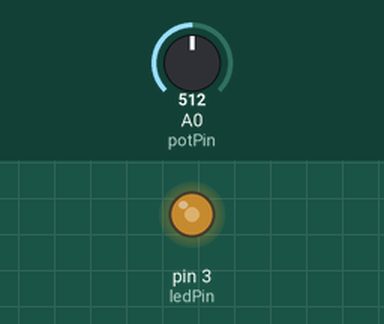
A sketch run on a simulated Arduino Uno, built with avr-gcc and run on an emulated ATmega328P. Parts: output pins drawn as LEDs (lit = HIGH). Inputs (shaded band) come from the test bench; at power-on: A0 (potPin) = 512.

Above: at 1.2 s.
1.3 s: A0 (potPin) set to 716
At 2.3 s:
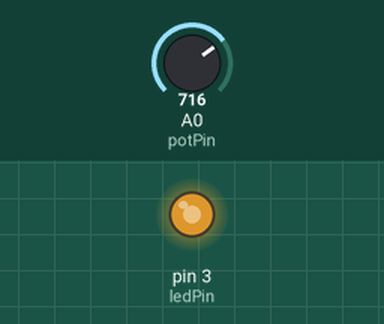
2.8 s: A0 (potPin) set to 900
At 3.5 s:
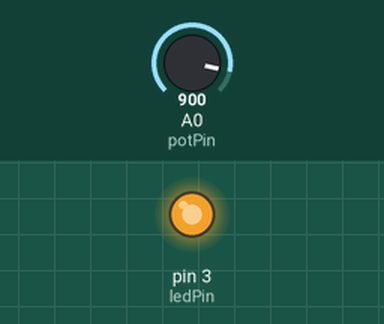
4.3 s: A0 (potPin) set to 122
At 4.6 s:
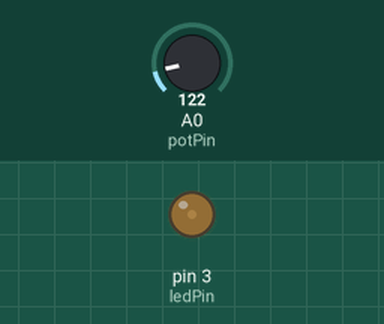
5.8 s: A0 (potPin) set to 0
At 6.9 s:
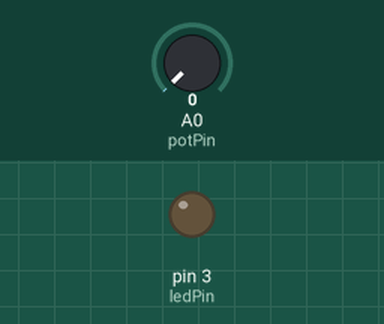
Timing chart, 0 to 8.3 s (numbered marks = the images above; inputs shaded):
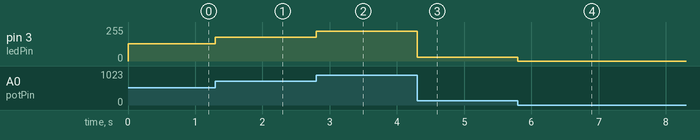

The sketch:

sketch_apr27b.ino
```cpp
const int ledPin=3;
const int potPin=A0;
void setup() {
  // put your setup code here, to run once:
  pinMode(ledPin,OUTPUT);
  pinMode(potPin,INPUT);
  Serial.begin(9600);
}

void loop() {
  // put your main code here, to run repeatedly:
  int val=analogRead(potPin);
  int val2=val/4;
  analogWrite(ledPin,val2);
  //Serial.write(val2);
  /*for(val=0;val<256;val=val+15){
    analogWrite(ledPin,val);
    delay(150);
    }

   for(val=255;val>=0;val=val-15){
    analogWrite(ledPin,val);
    delay(150);
    }*/
}
```

Measured:
- after the input at 1.3 s, pin 3 (ledPin): 128/255 → 179/255 at once
- after the input at 2.8 s, pin 3 (ledPin): 179/255 → 225/255 at once
- after the input at 4.3 s, pin 3 (ledPin): 225/255 → 30/255 at once
- after the input at 5.8 s, pin 3 (ledPin): 30/255 → 0/255 at once
